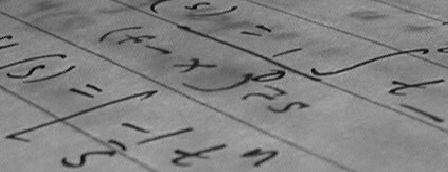
#> input picture skimage.data.text(), 448 x 172 px
$ jupyter execute --allow-errors Szkieletyzacja_zadania.ipynb
#> lines starting #> are read from the running program, lines starting #| are printed output that depends on the picture; after the words box and inside, x2 and y2 are one past the last pixel; in counts of white or black regions, pixels touching at a corner belong together
## Szkieletyzacja (skeletonization)

Szkieletyzacja polega na stopniowym usuwaniu pikseli z krawędzi obiektu, aż pozostanie jego szkielet — cienka linia biegnąca wzdłuż „środka” obiektu.
Szkielet zachowuje:
* kształt (ogólny zarys),
* topologię (połączenia między częściami),
* długość i układ rozgałęzień.

Piksele z brzegu obiektu są usuwane iteracyjnie, ale tylko wtedy, gdy:
* nie naruszają spójności obiektu,
* nie rozdzielają go na kilka części.

## Pocienianie (thinning)

Pocienianie to proces redukcji szerokości obiektu binarnego do linii o grubości jednego piksela, bez koniecznego zachowania osi symetrii jak w szkieletyzacji.
Działa poprzez stopniowe „ścienianie” kształtu z krawędzi, aż obiekt stanie się maksymalnie cienki.

[cell 1]
import matplotlib.pyplot as plt
import numpy as np
from skimage.morphology import skeletonize, thin
from skimage.draw import disk
from skimage.util import invert
from skimage import io
import skimage.exposure as exp

# Utwórz prosty obiekt (np. dwa połączone okręgi)
image = np.zeros((200, 200), dtype=bool)
rr, cc = disk((100, 70), 40)
image[rr, cc] = 1
rr, cc = disk((100, 130), 40)
image[rr, cc] = 1

# Szkieletyzacja i pocienianie
skeleton = skeletonize(image)
thinned = thin(image)

# Wizualizacja
fig, ax = plt.subplots(1, 3, figsize=(14, 5))
ax[0].imshow(image, cmap='gray')
ax[0].set_title("Oryginalny obiekt")

ax[1].imshow(skeleton, cmap='gray')
ax[1].set_title("Szkieletyzacja (`skeletonize`)")

ax[2].imshow(thinned, cmap='gray')
ax[2].set_title("Pocienianie (`thin`)")

for a in ax:
    a.axis('off')

plt.tight_layout()
plt.show()
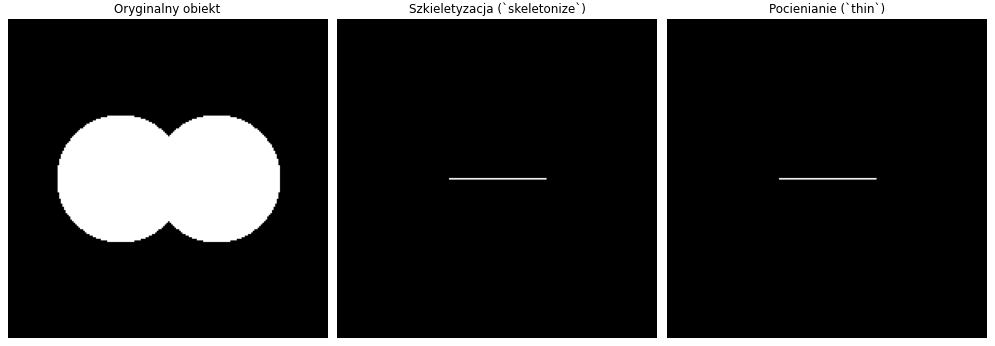
#> figure drawn by matplotlib, 3 panels

[cell 2]
import numpy as np
import matplotlib.pyplot as plt
from skimage import data, color
from skimage.filters import threshold_otsu
from skimage.morphology import skeletonize, thin

# Wczytaj obraz tekstu
img = data.text()
#> img is the input picture: shape (172, 448); min 10, max 197, mean 129.3

# Sprawdź czy RGB czy już 2D
if img.ndim == 3:
    gray = color.rgb2gray(img)
else:
    gray = img.astype(np.float64)
    if gray.max() > 1.0:
        gray /= gray.max()
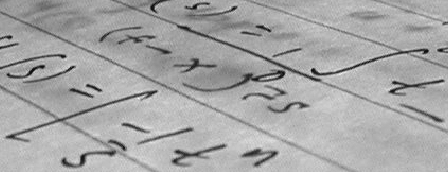
#> gray: shape (172, 448) float64; min 0.0508, max 1, mean 0.656

# Binarizacja
th = threshold_otsu(gray)
#> th = 0.557
binary = gray < th
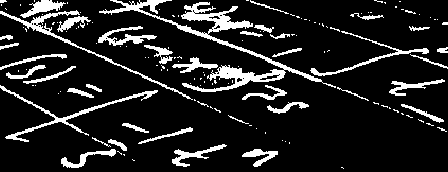
#> binary: shape (172, 448) bool; 13.3% white; 143 white regions (105 under 20 px), largest, box (x1, y1, x2, y2) and area: (99, 0, 336, 92) 2776, (0, 85, 158, 142) 809, (0, 10, 193, 100) 785
binary = binary.astype(bool)

# Szkieletyzacja i pocienianie
skel = skeletonize(binary)
#> skel: shape (172, 448) bool; 4.2% white in thin lines or dots
thin_img = thin(binary)
#> thin_img: shape (172, 448) bool; 4.2% white in thin lines or dots

# Oblicz różnice
only_skel = np.logical_and(skel, np.logical_not(thin_img))   # czerwone
#> only_skel: shape (172, 448) bool; 1.4% white in thin lines or dots
only_thin = np.logical_and(thin_img, np.logical_not(skel))   # niebieskie
#> only_thin: shape (172, 448) bool; 1.5% white in thin lines or dots
both = np.logical_and(skel, thin_img)                        # wspólne (białe)
#> both: shape (172, 448) bool; 2.8% white in thin lines or dots

# Utwórz kolorowy obraz różnic
diff_rgb = np.zeros((*binary.shape, 3))
diff_rgb[..., 0] = only_skel      # red channel
diff_rgb[..., 2] = only_thin      # blue channel
diff_rgb[..., 0:3] += both[..., None]  # dodaj wspólne (biały)
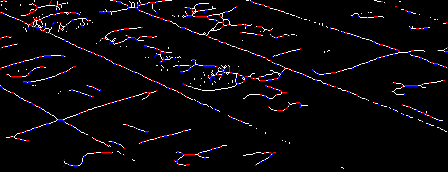
#> diff_rgb: shape (172, 448, 3) float64; mean of channels 0, 1, 2 0.0419, 0.0275, 0.0425; drawn as R, G, B

# --- Główne porównanie (4 obrazy) ---
fig, ax = plt.subplots(1, 4, figsize=(18, 5))
ax[0].imshow(binary, cmap='gray')
ax[0].set_title("Obraz binarny (litery)")

ax[1].imshow(skel, cmap='gray')
ax[1].set_title("Szkieletyzacja")

ax[2].imshow(thin_img, cmap='gray')
ax[2].set_title("Pocienianie")

ax[3].imshow(diff_rgb)
ax[3].set_title("Różnice:\nczerwone tylko skeletonize\nniebieskie tylko thin\nbiałe wspólne")

for a in ax:
    a.axis('off')
plt.tight_layout()
plt.show()

# --- Dodatkowe trzy obrazy osobno ---
fig, ax = plt.subplots(1, 3, figsize=(18, 6))

ax[0].imshow(only_skel, cmap='Reds')
ax[0].set_title("czerwone Piksele tylko w `skeletonize()`")

ax[1].imshow(only_thin, cmap='Blues')
ax[1].set_title("niebieskie Piksele tylko w `thin()`")

ax[2].imshow(both, cmap='gray')
ax[2].set_title("białe Piksele wspólne (obie metody)")

for a in ax:
    a.axis('off')

plt.tight_layout()
plt.show()

* Czerwony - Piksele obecne tylko w skeletonize - Ta metoda zostawia nieco „grubsze” fragmenty i rozgałęzienia.
* Niebieski	- Piksele obecne tylko w thin	Pocienianie usuwa więcej pikseli – daje cieńszy, jednolity szkielet.
* Biały	- Piksele wspólne	To „rdzeń” kształtu – wspólna oś uznana przez obie metody.

## Przycinanie (z ang. Pruning) to proces usuwania krótkich, nieistotnych gałązek ze szkieletu obiektu binarnego.
Celem tej operacji jest oczyszczenie szkieletu z drobnych odgałęzień, które powstały w wyniku:

* szumów w obrazie,
* niejednorodnego oświetlenia,
* nieidealnej segmentacji lub binarizacji.

Metody przycinania

* Iteracyjne usuwanie końcówek - najprostsza metoda: w każdej iteracji usuwa się piksele końcowe (z jednym sąsiadem). Po kilku iteracjach znikają krótkie odnogi, ale główny kształt zostaje zachowany.

* Pruning oparty na długości gałęzi. Wykrywa wszystkie gałęzie i mierzy ich długość (np. przez przeszukiwanie grafu). Usuwa tylko te, których długość < ustalonego progu (np. 10 pikseli).

* Pruning morfologiczny - Wykorzystuje operacje morfologiczne (np. hit-or-miss) do usuwania specyficznych wzorców końcówek.

[cell 3]
import numpy as np
import matplotlib.pyplot as plt
from scipy.ndimage import convolve
from skimage import data, color
from skimage.filters import threshold_otsu
from skimage.morphology import skeletonize, remove_small_objects, binary_closing, binary_opening

# --------- 0) Pomocnicze: bezpieczne przygotowanie obrazu binarnego ---------
def to_binary(img):
    """Zwraca obraz binarny (bool) niezależnie od formatu wejścia."""
    if img.dtype == bool and img.ndim == 2:
        return img
    if img.ndim == 3:   # RGB -> gray
        gray = color.rgb2gray(img)
    else:               # już 2D
        gray = img.astype(float)
        if gray.max() > 1.0:  # unormuj jeśli trzeba
            gray /= gray.max()
    th = threshold_otsu(gray)
    return (gray < th)  # ciemne obiekty = True

# Dane i binarizacja
img = data.horse()              # 2D (często bool)
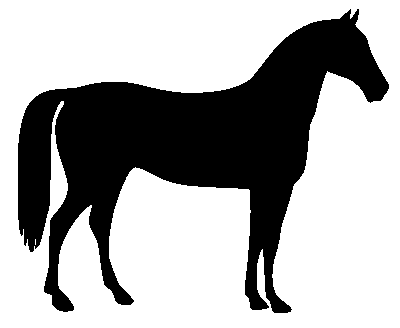
#> input picture skimage.data.horse(), 400 x 328 px
#> img is the input picture: shape (328, 400) bool; 66.9% white; 1 black region, box (x1, y1, x2, y2) and area: (18, 9, 389, 313) 43412
binary = to_binary(img)
binary = remove_small_objects(binary, 64)
#> binary: shape (328, 400) bool; 66.9% white; 1 black region, box (x1, y1, x2, y2) and area: (18, 9, 389, 313) 43418

# Szkieletyzacja
skel = skeletonize(binary)
#> skel: shape (328, 400) bool; 1.4% white in thin lines or dots

# Końcówki i pruning
def find_endpoints(skel_bool):
    """Zwraca maskę końcówek (pikseli z 1 sąsiadem w 8-sąsiedztwie)."""
    # 10 dla centrum, 1 dla sąsiadów -> 10 + 1 = 11 oznacza końcówkę
    kernel = np.array([[1,1,1],
                       [1,10,1],
                       [1,1,1]])
    conv = convolve(skel_bool.astype(np.uint8), kernel, mode='constant', cval=0)
    return conv == 11

# [37 lines left out: function find_junctions, not called in this run]

def prune_skeleton(skel_bool, max_len=15):
    """
    Iteracyjnie usuwa końcówki do zadanej długości gałązki (max_len w pikselach).
    Każda iteracja odcina 1 piksel na końcu gałęzi.
    """
#> called with max_len = 20
    pruned = skel_bool.copy()
    for _ in range(max_len):
        endpoints = find_endpoints(pruned)
        # zatrzymaj, gdy nie ma już krótkich końcówek
        if not endpoints.any():
            break
        pruned = np.logical_and(pruned, ~endpoints)
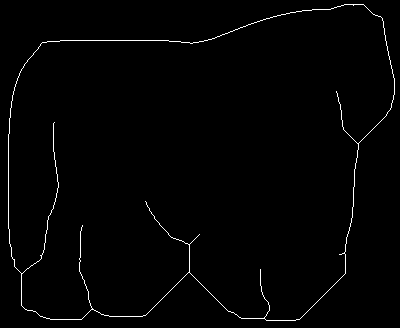
#> pruned: shape (328, 400) bool; 1.2% white in thin lines or dots
    return pruned

pruned = prune_skeleton(skel, max_len=20)

# Wizualizacja: oryginał, szkielet, końcówki, pruning
endpoints_before = find_endpoints(skel)
endpoints_after  = find_endpoints(pruned)
#> in find_endpoints (call 22), `return conv == 11`: returned value: shape (328, 400) bool; 0.01% white in thin lines or dots, all inside (x1, y1, x2, y2) = (54, 91, 340, 270)

fig, ax = plt.subplots(1, 4, figsize=(18, 5))
ax[0].imshow(binary, cmap='gray'); ax[0].set_title("Obraz binarny"); ax[0].axis('off')
ax[1].imshow(skel, cmap='gray');   ax[1].set_title("Szkieletyzacja"); ax[1].axis('off')

# nałóż końcówki przed pruning (czerwone)
ax[2].imshow(skel, cmap='gray')
y, x = np.where(endpoints_before)
#> y = [17, 71, 102, 181, 205, 218, 229, 239, 246, 249, 262]; x = [350, 327, 62, 138, 91, 219, 23, 27, 34, 262, 319]
ax[2].scatter(x, y, s=10, c='r')
ax[2].set_title("Końcówki przed pruning"); ax[2].axis('off')

# szkielet po pruning + końcówki po (niebieskie)
ax[3].imshow(pruned, cmap='gray')
y2, x2 = np.where(endpoints_after)
#> y2 = [91, 122, 201, 225, 234, 254, 269]; x2 = [336, 54, 145, 82, 199, 339, 260]
ax[3].scatter(x2, y2, s=10, c='b')
ax[3].set_title("Szkielet po pruning"); ax[3].axis('off')

plt.tight_layout()
plt.show()
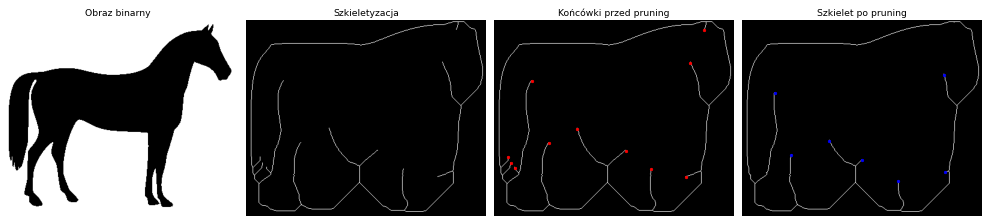
#> figure drawn by matplotlib, 4 panels

# Prosta statystyka
print("Piksele szkieletu (przed):", int(skel.sum()))
#| Piksele szkieletu (przed): 1823
print("Piksele szkieletu (po)   :", int(pruned.sum()))
#| Piksele szkieletu (po)   : 1624
print("Końcówki (przed)         :", int(endpoints_before.sum()))
#| Końcówki (przed)         : 11
print("Końcówki (po)            :", int(endpoints_after.sum()))
#| Końcówki (po)            : 7

# Zadanie 1. Analiza układu naczyń krwionośnych (lub dróg) z wykorzystaniem szkieletyzacji

Cel:
Zastosować szkieletyzację do analizy i modelowania rozgałęzionej struktury obiektów — takich jak naczynia krwionośne, korzenie roślin, sieci drogowe lub linie pisma.
Celem jest uzyskanie uproszczonej reprezentacji struktury (szkieletu), która zachowuje topologię, umożliwia pomiar długości i rozgałęzień.

Wyobraź sobie, że jesteś inżynierem biomedycznym analizującym zdjęcia mikroskopowe naczyń krwionośnych. Obraz jest binarny (ciemne naczynia na jasnym tle). Chcesz automatycznie:

* uzyskać szkielet naczyń,
* obliczyć łączną długość naczyń,
* określić liczbę rozgałęzień i końcówek.

Podobne podejście można wykorzystać np. w analizie:

* sieci dróg z obrazów satelitarnych,
* struktur roślinnych (korzeni, liści),
* połączeń ścieżek w układach scalonych.

[cell 4]
def show_image(image, title=None):
    plt.imshow(image, "gray")
    plt.title(title)
    plt.axis("off")
    plt.show()

[cell 5]
def show_row(images, labels):
    _, axs = plt.subplots(1, len(images), figsize=(10*len(images)*(len(images[0])/len(images[0][0])), 10*(len(images[0][0])/len(images[0]))))

    for i, ax in enumerate(axs):
        ax.imshow(images[i], "gray")
        ax.set_title(labels[i])
        ax.axis("off")

    plt.show()

[cell 6]
# [10 lines left out: function show_matrix, not called in this run]

[cell 7]
# [14 lines left out: function show_matrix_endpoints, not called in this run]

# Kolejne kroki

Wczytaj obraz (np. mikroskopowy obraz naczyń lub sieć dróg — można użyć data.retina() lub własnego zdjęcia).
Jeśli obraz jest kolorowy — przekształć go do skali szarości.

[cell 8]
img = io.imread("data/ttt.png")[:, :, 0]
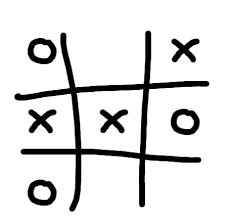
#> input picture lab3/data/ttt.png, 225 x 224 px
#> img: shape (224, 225); min 0, max 255, mean 223.4
show_image(img)

1. Wykonaj progowanie (np. metodą Otsu), aby uzyskać obraz binarny przedstawiający strukturę obiektu.

[cell 9]
binary_img = to_binary(exp.adjust_gamma(img, 0.25))
#> in to_binary (call 2), `gray = img.astype(float)`:
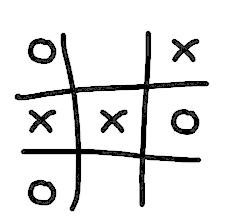
#> gray: shape (224, 225) float64; min 0, max 255, mean 227.9
#> in to_binary (call 2), `th = threshold_otsu(gray)`: th = 0.514
#> in to_binary (call 2), `return (gray < th)`: returned value: shape (224, 225) bool; 10.5% white; 7 white regions, largest, box (x1, y1, x2, y2) and area: (15, 31, 209, 211) 3430, (28, 38, 56, 64) 342, (171, 109, 199, 135) 341
show_row([img, binary_img], ["original", "binary"])
#> the loop in show_row, `for i, ax in enumerate(axs):` made 2 passes

2. Wyczyść obraz – usuń małe obiekty i zakłócenia (remove_small_objects, closing, opening).

[cell 10]
from skimage.morphology import disk

clean_img = binary_closing(binary_img, disk(2))
#> clean_img: shape (224, 225) bool; 10.6% white; 7 white regions, largest, box (x1, y1, x2, y2) and area: (15, 31, 209, 211) 3475, (28, 38, 56, 64) 345, (28, 180, 56, 205) 344
clean_img = binary_opening(clean_img, disk(1))
#> clean_img: shape (224, 225) bool; 10.6% white; 7 white regions, largest, box (x1, y1, x2, y2) and area: (15, 31, 209, 211) 3472, (28, 38, 56, 64) 344, (28, 180, 56, 205) 344
clean_img = remove_small_objects(clean_img, 200)

show_row([binary_img, clean_img], ["binary", "cleansed"])
#> the loop in show_row (call 2), `for i, ax in enumerate(axs):` made 2 passes

3. Zastosuj szkieletyzację (skeletonize) do uzyskania osi struktur.

[cell 11]
skeleton = skeletonize(clean_img)
#> skeleton: shape (224, 225) bool; 2% white in thin lines or dots, all inside (x1, y1, x2, y2) = (18, 33, 208, 208)
show_row([clean_img, skeleton], ["cleansed", "skeleton"])

4. Oblicz cechy geometryczne:

* liczbę końcówek szkieletu (punkty z jednym sąsiadem),
* liczbę rozgałęzień (punkty z więcej niż dwoma sąsiadami).

[cell 12]
skeleton_endpoints = find_endpoints(skeleton)
#> in find_endpoints (call 23), `return conv == 11`:
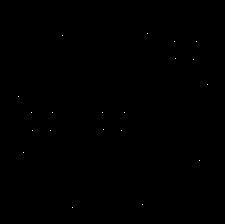
#> returned value: shape (224, 225) bool; 0.04% white in thin lines or dots, all inside (x1, y1, x2, y2) = (18, 33, 208, 208)
